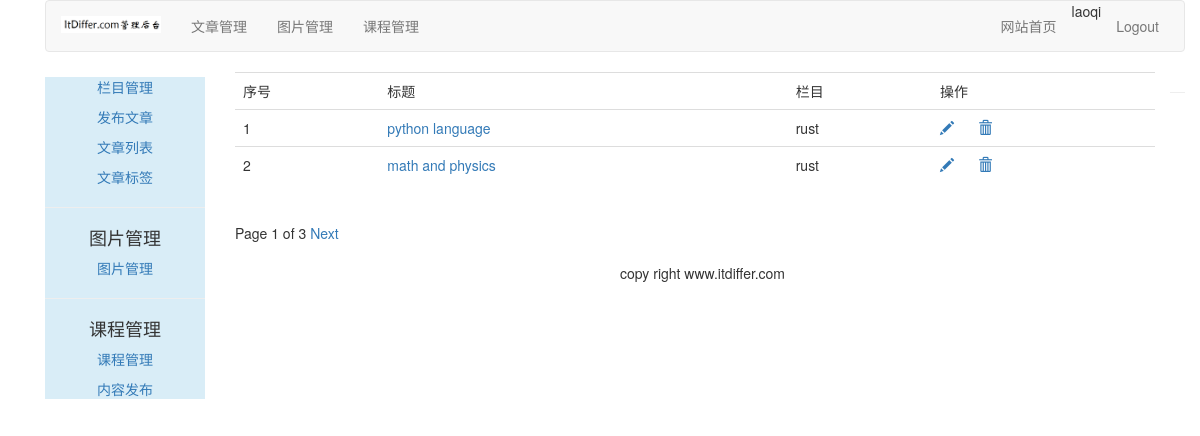
The app's page /article/article-list/ (signed in) with its own data.
### article/models.py (models this page shows, shortened)
class ArticlePost(models.Model):
    author = models.ForeignKey(User, on_delete=models.CASCADE, related_name="article")
    title = models.CharField(max_length=200)
    slug = models.SlugField(max_length=500)
    column = models.ForeignKey(ArticleColumn, on_delete=models.CASCADE,related_name="article_column")
    body = models.TextField()
    created = models.DateTimeField(default=timezone.now)
    updated = models.DateTimeField(auto_now=True)
    users_like = models.ManyToManyField(User, related_name="articles_like", blank=True)
    article_tag = models.ManyToManyField(ArticleTag, related_name='article_tag', blank=True)
    class Meta:
        ordering = ("-updated",)
        index_together = (('id', 'slug'),)
    def get_absolute_url(self):
        return reverse("article:article_detail", args=[self.id, self.slug])

class ArticleColumn(models.Model):
    user = models.ForeignKey(User, on_delete=models.CASCADE,related_name='article_column')
    column = models.CharField(max_length=200)
    created = models.DateField(auto_now_add=True)
    def __str__(self):
        return self.column

### article/views.py (the view)
# urls.py: path('article-list/', views.article_list, name="article_list"),
@login_required(login_url='/account/login')
def article_list(request):
    articles_list = ArticlePost.objects.filter(author=request.user)
    paginator = Paginator(articles_list, 2)
    page = request.GET.get('page')
    try:
        current_page = paginator.page(page)
        articles = current_page.object_list
    except PageNotAnInteger:
        current_page = paginator.page(1)
        articles = current_page.object_list
    except EmptyPage:
        current_page = paginator.page(paginator.num_pages)
        articles = current_page.object_list
    return render(request, "article/column/article_list.html",{"articles":articles, "page": current_page})

### templates/article/column/article_list.html (shortened to what this page needs)
{% extends "article/base.html" %}
{% load staticfiles %}
{% block content %}
<div>
    <table class="table table-hover">
        <tr>
            <td>序号</td>
            <td>标题</td>
            <td>栏目</td>
            <td>操作</td>
        </tr>
        {% for article in articles %}
        <tr id={{ article.id }}>
            <td>{{ forloop.counter }}</td>
            <td><a href="{{ article.get_absolute_url }}">{{ article.title }}</a></td>
            <td>{{ article.column }}</td>
            <td>
                <a name="edit" href="{% url 'article:redit_article' article.id %}"><span class="glyphicon glyphicon-pencil"></span></a>
                <a nane="delete" href="javascript:" onclick="del_article(this, {{ article.id }})"><span class="glyphicon glyphicon-trash" style="margin-left:20px;"></span></a>
            </td>
        </tr>
        {% endfor %}
    </table>
    {% include "paginator.html" %}
</div>
{% endblock %}

### templates/article/header.html
{% load staticfiles %}
<div class="container">
    <nav class="navbar navbar-default" role="navigation">
        <div class="navbar-header">
            <a class="navbar-brand" href="http://www.itdiffer.com">
                <img width="100px" src="{% static 'images/backlogo.png' %}">
            </a>
        </div>
        <div>
            <ul class="nav navbar-nav" role="tablist">
                <li><a href="{% url 'article:article_column' %}">文章管理</a></li>
                <li><a href="{% url 'image:list_images' %}">图片管理</a></li>
                <li><a href="{% url 'course:manage_course' %}">课程管理</a></li>
            </ul>
            <ul class="nav navbar-nav navbar-right" style="margin-right:10px">
                <li><a href="{% url 'blog:blog_title' %}">网站首页</a></li>
                <li><span>{{ user.username }}</li>
                <li><a href="{% url 'account:user_logout' %}">Logout</a></li>
            </ul>
        </div>
    </nav>
</div>

### records on screen
ArticlePost: title "python language", column "rust"
ArticlePost: title "math and physics", column "rust"

### other values on screen
{{ user.username }} "laoqi"
{{ page.number }} "1"
{{ page.paginator.num_pages }} "3"
